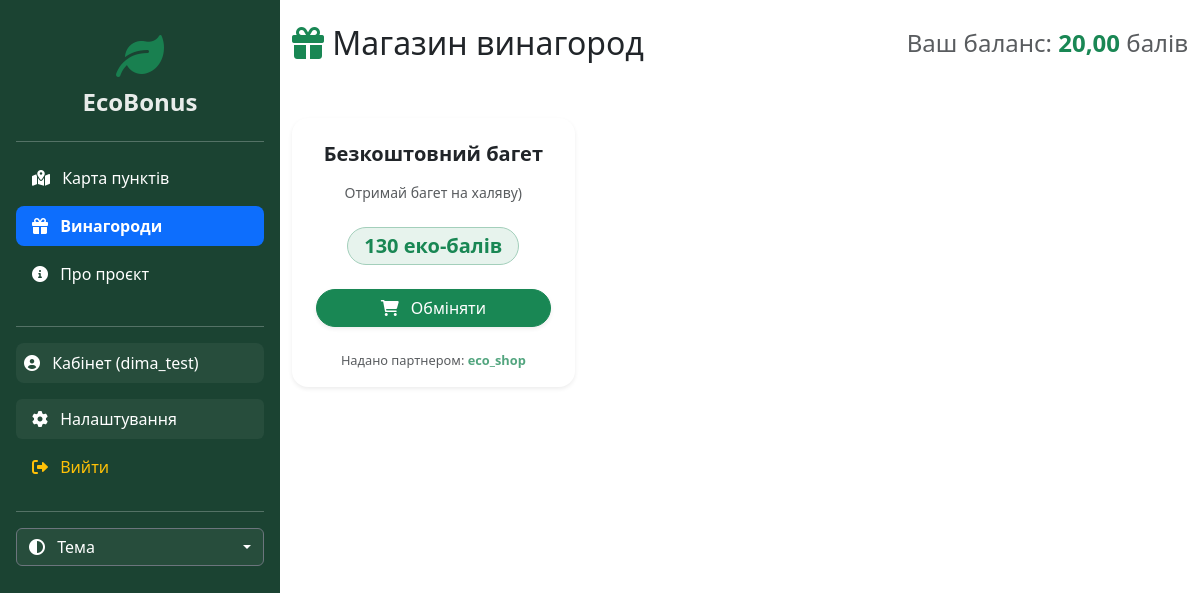
The app's page /rewards/ (signed in), older data.
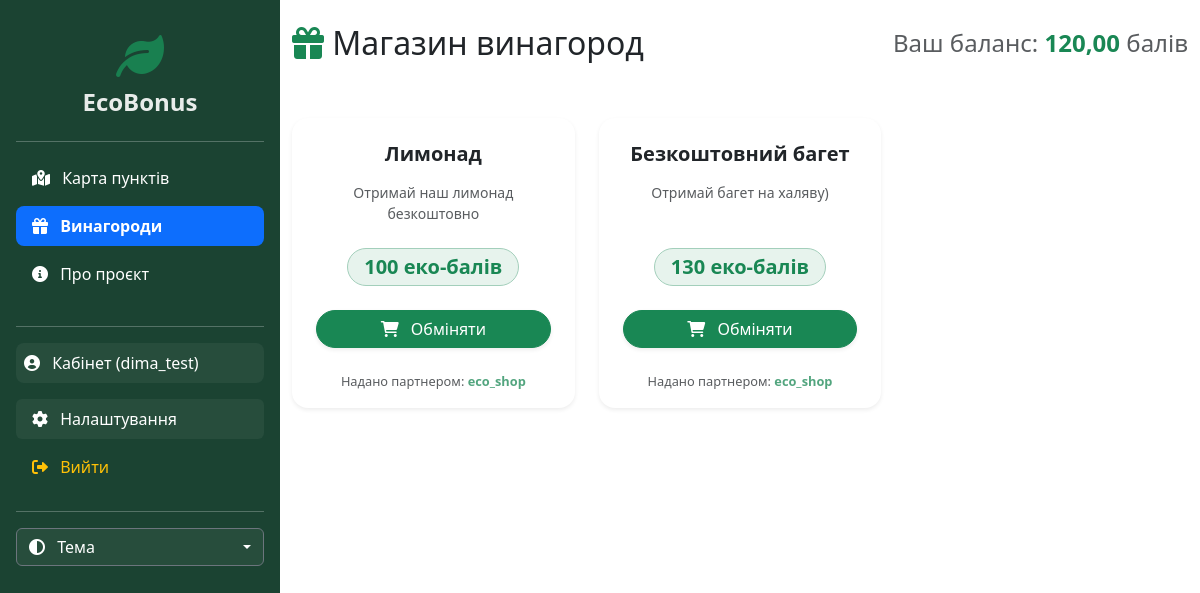
The same page, newer data.
### main/models.py (models this page shows, shortened)
class UserProfile(models.Model):
    user = models.OneToOneField(User, on_delete=models.CASCADE)
    balance = models.DecimalField('Баланс еко-балів', max_digits=10, decimal_places=2, default=0.00)
    is_partner = models.BooleanField(default=False, verbose_name="Це акаунт пункту прийому (Партнер)?")
    is_store = models.BooleanField(default=False, verbose_name='Магазин-партнер')
    phone_number = models.CharField('Номер телефону', max_length=20, blank=True, null=True)
    birth_date = models.DateField('Дата народження', blank=True, null=True)

class StoreOffer(models.Model):
    store = models.ForeignKey(User, on_delete=models.CASCADE, related_name='offers', verbose_name='Магазин')
    title = models.CharField(max_length=100, verbose_name='Назва винагороди')
    description = models.TextField(verbose_name='Опис', blank=True, null=True)
    cost = models.IntegerField(verbose_name='Вартість (в балах)')
    is_active = models.BooleanField(default=True, verbose_name='Активно')
    created_at = models.DateTimeField(auto_now_add=True)

### main/views.py (the view, shortened to what this page needs)
# urls.py: path('rewards/', views.rewards, name='rewards'),
@login_required
def rewards(request):
    profile = request.user.userprofile
    active_offers = StoreOffer.objects.filter(is_active=True).order_by('-created_at')
    return render(request, 'main/rewards.html', {
        'balance': profile.balance,
        'offers': active_offers  # Передаємо їх у шаблон
    })

### main/templates/main/rewards.html (shortened to what this page needs)
{% extends 'main/layout.html' %}
{% block content %}
<div class="container mt-4">
    <div class="d-flex justify-content-between align-items-center mb-4">
        <h2><i class="fa-solid fa-gift text-success"></i> Магазин винагород</h2>
        <h4 class="text-muted">Ваш баланс: <strong class="text-success">{{ balance }}</strong> балів</h4>
    </div>
<div class="row g-4 mt-2">
        {% for offer in offers %}
        <div class="col-md-4">
            <div class="card h-100 shadow-sm border-0 bg-body rounded-4">
                <div class="card-body p-4 text-center d-flex flex-column">
                    <h5 class="fw-bold mb-3 text-dark">{{ offer.title }}</h5>
                    <p class="text-muted small mb-4">{{ offer.description }}</p>
                    <div class="mt-auto">
                        <span class="badge bg-success bg-opacity-10 text-success fs-5 px-3 py-2 mb-4 rounded-pill border border-success-subtle">
                            {{ offer.cost }} еко-балів
                        </span>
                        <form method="POST">
                            <button type="submit" class="btn btn-success w-100 rounded-pill shadow-sm">
                                <i class="fa-solid fa-cart-shopping me-2"></i> Обміняти
                            </button>
                        </form>
                    </div>
                </div>
                <div class="card-footer bg-transparent border-top-0 text-muted pb-3 pt-0 text-center" style="font-size: 0.8rem;">
                    Надано партнером: <strong class="text-success opacity-75">{{ offer.store.username }}</strong>
                </div>
            </div>
        </div>
        {% empty %}
        <div class="col-12 text-center py-5 text-muted">
            <i class="fa-solid fa-store-slash fa-4x mb-4 opacity-25"></i>
            <h4 class="fw-normal">Магазин поки що порожній</h4>
            <p>Наші партнери вже готують для вас нові винагороди!</p>
        </div>
        {% endfor %}
    </div>
{% endblock %}

### main/templates/main/layout.html (shortened to what this page needs)
<!DOCTYPE html>
<html lang="uk">
<head>
    <link href="https://cdn.jsdelivr.net/npm/bootstrap@5.3.3/dist/css/bootstrap.min.css" rel="stylesheet">
    <link href="https://cdnjs.cloudflare.com/ajax/libs/font-awesome/6.0.0-beta3/css/all.min.css" rel="stylesheet">
    <link href="https://cdn.jsdelivr.net/npm/sweetalert2@11/dist/sweetalert2.min.css" rel="stylesheet">
</head>
<body>
    <aside class="sidebar p-3 text-white">
        <a href="{% url 'home' %}" class="d-block text-center mb-4 mt-3 text-white text-decoration-none" style="transition: 0.3s; opacity: 0.9;" onmouseover="this.style.opacity='1'" onmouseout="this.style.opacity='0.9'">
            <i class="fa-solid fa-leaf fa-3x text-success mb-2"></i>
            <h3 class="fw-bold fs-4">EcoBonus</h3>
        </a>
        <hr>
        <ul class="nav nav-pills flex-column mb-auto">
            <li class="nav-item mb-2">
                <a href="{% url 'home' %}" class="nav-link text-white " style="{% if request.resolver_match.url_name != 'home' %}background: none;{% endif %}; border-radius: 8px;">
                    <i class="fa-solid fa-map-location-dot me-2"></i> Карта пунктів
                </a>
            </li>
            <li class="nav-item mb-2">
                <a href="{% url 'rewards' %}" class="nav-link text-white {% if request.resolver_match.url_name == 'rewards' %}active fw-bold{% endif %}" style="; border-radius: 8px;">
                    <i class="fa-solid fa-gift me-2"></i> Винагороди
                </a>
            </li>
            <li class="nav-item mb-2">
                <a href="{% url 'about' %}" class="nav-link text-white " style="{% if request.resolver_match.url_name != 'about' %}background: none;{% endif %}; border-radius: 8px;">
                    <i class="fa-solid fa-circle-info me-2"></i> Про проєкт
                </a>
            </li>
        </ul>
        <hr class="mt-4 mb-3">
        <ul class="nav nav-pills flex-column mb-2">
           {% if user.is_authenticated %}
                <li class="nav-item mb-2">
                    <a href="{% url 'profile' %}" class="nav-link text-white p-2 rounded-3 hover-effect {% if request.resolver_match.url_name == 'profile' %}fw-bold{% endif %}"
                       style="background-color: {% if request.resolver_match.url_name == 'profile' %}rgba(255, 255, 255, 0.2){% else %}rgba(255, 255, 255, 0.05){% endif %};">
                        <i class="fa-solid fa-circle-user me-2"></i> Кабінет ({{ user.username }})
                    </a>
                </li>
                <li class="nav-item mb-2 mt-2">
                    <a href="{% url 'settings' %}" class="nav-link text-white rounded hover-effect {% if request.resolver_match.url_name == 'settings' %}fw-bold{% endif %}"
                       style="background-color: {% if request.resolver_match.url_name == 'settings' %}rgba(255, 255, 255, 0.2){% else %}rgba(255, 255, 255, 0.05){% endif %};">
                        <i class="fa-solid fa-gear me-2"></i> Налаштування
                    </a>
                </li>
                <li class="nav-item mb-2">
                    <form method="post" action="{% url 'logout' %}" class="m-0 p-0">
                        <button type="submit" class="nav-link text-warning rounded w-100 text-start border-0 hover-effect" style="background: transparent;">
                            <i class="fa-solid fa-right-from-bracket me-2"></i> Вийти
                        </button>
                    </form>
                </li>
            {% endif %}
        </ul>
        <hr>
        <div class="dropdown">
            <button class="btn btn-dark dropdown-toggle w-100 d-flex align-items-center justify-content-between border-secondary" type="button" id="themeDropdown" data-bs-toggle="dropdown" aria-expanded="false" style="background-color: rgba(255,255,255,0.05);">
                <span><i class="fa-solid fa-circle-half-stroke me-2"></i> Тема</span>
            </button>
        </div>
    </aside>
    <main class="main-content">
        {% block content %}{% endblock %}
    </main>
</body>
</html>

### main/templates/main/layout.html (style rules this page uses)
:root { --sidebar-width: 280px; }
body { overflow-x: hidden; display: flex; min-height: 100vh; }
.sidebar { width: var(--sidebar-width); min-height: 100vh; background-color: #1b4332; position: fixed; top: 0; left: 0; z-index: 1000; }
.main-content { margin-left: var(--sidebar-width); width: calc(100% - var(--sidebar-width)); }

Row changes from the older to the newer data that the page shows:
changed UserProfile: balance "20,00" → "120,00"
added StoreOffer: title "Лимонад", description "Отримай наш лимонад безкоштовно", cost "100", store.username "eco_shop"
